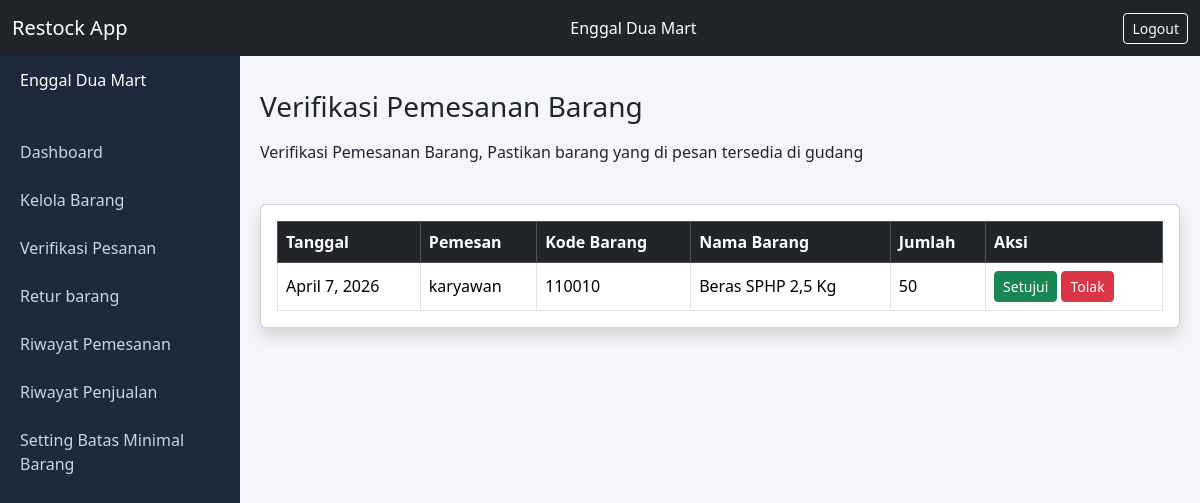
Page /pemesanan/verifikasi/ (signed in) on the committed database.
### inventory/models.py (models this page shows, shortened)
class Pemesanan(models.Model):
    STATUS_CHOICES = [
        ('pending', 'Pending'),
        ('disetujui', 'Disetujui'),
        ('datang','Barang Datang'),
        ('ditolak', 'Ditolak'),
    ]
    barang = models.ForeignKey(Barang, on_delete=models.CASCADE)
    user_2 = models.ForeignKey(User, on_delete=models.CASCADE)
    jumlah = models.IntegerField()
    status_2 = models.CharField(max_length=20, choices=STATUS_CHOICES, default='pending')
    tanggal_pesan = models.DateField(auto_now_add=True)
    tanggal_datang = models.DateField(null=True, blank=True)
    jumlah_datang = models.IntegerField(null=True, blank=True)
    jumlah_rusak = models.IntegerField(null=True, blank=True, default=0)
    keterangan = models.TextField(null=True, blank=True)

class User(models.Model):
    ROLE_CHOICES = [
        ('admin', 'Admin'),
        ('karyawan', 'Karyawan'),
    ]
    username = models.CharField(max_length=150, unique=True)
    password = models.CharField(max_length=255)
    role = models.CharField(max_length=20, choices=ROLE_CHOICES)

class Barang(models.Model):
    kode_barang = models.IntegerField(primary_key=True)
    nama_barang = models.CharField(max_length=100)
    stock = models.IntegerField()
    harga = models.DecimalField(max_digits=12, decimal_places=2)
    batas_minimal = models.IntegerField(default=15)

### inventory/views.py (the view)
        def wrapper(request, *args, **kwargs):
            user_role = request.session.get('role')
            if user_role not in allowed_roles:
                return HttpResponseForbidden("Tidak punya akses.")
            return view_func(request, *args, **kwargs)

### inventory/views.py (called while the page is built)
def require_login(view_func):
    def wrapper(request, *args, **kwargs):
        if not request.session.get('user_id'):
            return redirect('login')
        return view_func(request, *args, **kwargs)
    return wrapper

def require_role(*allowed_roles):
    def decorator(view_func):
        def wrapper(request, *args, **kwargs):
            user_role = request.session.get('role')
            if user_role not in allowed_roles:
                return HttpResponseForbidden("Tidak punya akses.")
            return view_func(request, *args, **kwargs)
        return wrapper
    return decorator

@require_login
@require_role('admin')
def pemesanan_verifikasi_list(request):
    pesanan = Pemesanan.objects.select_related('barang', 'user_2') \
                               .filter(status_2='pending') \
                               .order_by('-tanggal_pesan')
    context = {
        'role': 'admin',
        'pemesanan_list': pesanan,
    }
    return render(request, 'verifikasi_barang.html', context)

### inventory/templates/verifikasi_barang.html (shortened to what this page needs)
{% extends 'base.html' %}
{% block content %}
<h3 class="mb-3">Verifikasi Pemesanan Barang</h3>
<div class="row mb-3">
  <div class="col-md-8">
    <p>Verifikasi Pemesanan Barang, Pastikan barang yang di pesan tersedia di gudang</p>
  </div>
<div class="container mt-4">
  <div class="card shadow">
    <div class="card-body">
    <table class="table table-bordered table-hover align-middle mb-0">
      <thead class="table-dark">
        <tr>
          <th>Tanggal</th>
          <th>Pemesan</th>
          <th>Kode Barang</th>
          <th>Nama Barang</th>
          <th>Jumlah</th>
          <th>Aksi</th>
        </tr>
      </thead>
      <tbody>
      {% for p in pemesanan_list %}
        <tr>
          <td>{{ p.tanggal_pesan }}</td>
          <td>{{ p.user_2.username }}</td>
          <td>{{ p.barang.kode_barang }}</td>
          <td>{{ p.barang.nama_barang }}</td>
          <td>{{ p.jumlah }}</td>
          <td>
            <a href="{% url 'pemesanan_verifikasi' p.pk 'setuju' %}" class="btn btn-sm btn-success">Setujui</a>
            <a href="{% url 'pemesanan_verifikasi' p.pk 'tolak' %}" class="btn btn-sm btn-danger">Tolak</a>
          </td>
        </tr>
        {% empty %}
          <tr><td colspan="6" class="text-center">Tidak ada pesanan pending.</td></tr>
        {% endfor %}
        </tbody>
      </table>
    </div>
  </div>
</div>
{% endblock %}

### inventory/templates/base.html (style rules this page uses)
body { background:#f5f6fa; }

### rows in the picture
Pemesanan: tanggal_pesan "April 7, 2026", user_2.username "karyawan", barang.kode_barang "110010", barang.nama_barang "Beras SPHP 2,5 Kg", jumlah "50"
